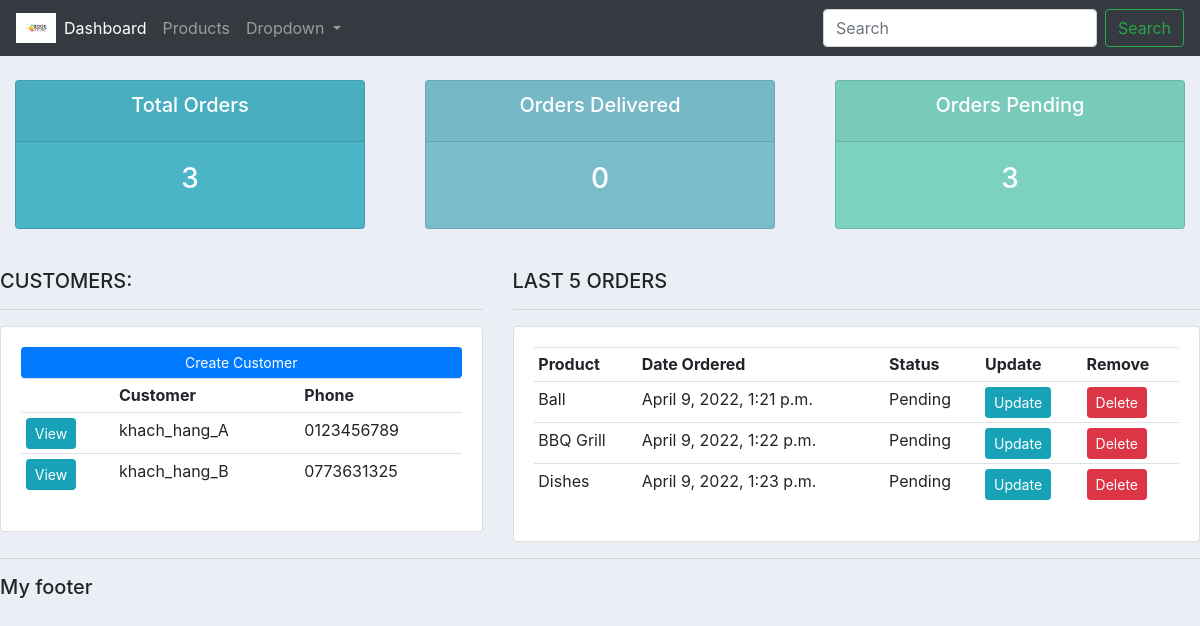
The app's page /, older data.
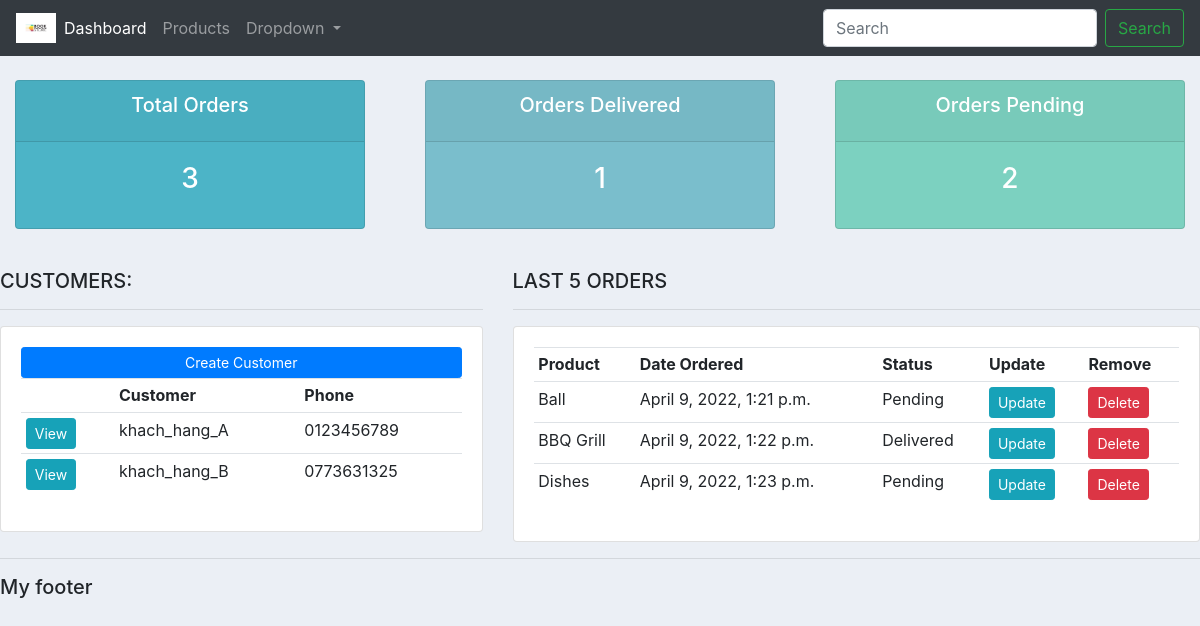
The same page, newer data.
### accounts/models.py (models this page shows, shortened)
class Order(models.Model):
	STATUS = (
			('Pending', 'Pending'),
			('Out for delivery', 'Out for delivery'),
			('Delivered', 'Delivered'),
			)
	customer = models.ForeignKey(Customer, null=True, on_delete= models.SET_NULL) # 'on_delete': nếu xóa customer A trong bảng Customer thì ông A ở table Order nên được treat thế nào? xóa luôn order chứa ông A, hay set trường customer là NULL
	product = models.ForeignKey(Product, null=True, on_delete= models.SET_NULL)
	date_created = models.DateTimeField(auto_now_add=True, null=True)
	status = models.CharField(max_length=200, null=True, choices=STATUS) # 'choices' = drop down menu
	note = models.CharField(max_length=200, null=True)

class Product(models.Model):
	CATEGORY = (
			('Indoor', 'Indoor'),
			('Out Door', 'Out Door'),
			)
	name = models.CharField(max_length=200, null=True)
	price = models.FloatField(null=True)
	category = models.CharField(max_length=200, null=True, choices=CATEGORY)
	description = models.CharField(max_length=200, null=True, blank=True) # 'blank': cho phép bỏ trống trường này
	date_created = models.DateTimeField(auto_now_add=True, null=True)
	tags = models.ManyToManyField(Tag) # product thuộc thể loại nào
	def __str__(self):
		return self.name

### accounts/views.py (the view)
# urls.py: path('', views.home, name="home"), # [base page, view connect to the base page]
def home(request):
    orders = Order.objects.all()
    customers = Customer.objects.all()
    total_customers = customers.count()
    total_orders = orders.count()
    delivered = orders.filter(status='Delivered').count()
    pending = orders.filter(status='Pending').count()
    context = {'orders': orders, 'customers': customers,
               'total_customers': total_customers, 'total_orders': total_orders,
               'delivered': delivered, 'pending': pending}
    return render(request, 'accounts/dashboard.html', context)  # render() làm cho chữ đẹp hơn (bằng việc tuân theo format htm)

### accounts/templates/accounts/dashboard.html
{%  extends 'accounts/main.html' %}
{% block content %}
{%  include 'accounts/status.html' %}
<br>
<div class="row">
	<div class="col-md-5">
		<h5>CUSTOMERS:</h5>
		<hr>
		<div class="card card-body">
			<a class="btn btn-primary  btn-sm btn-block" href="">Create Customer</a>
			<table class="table table-sm">
				<tr>
					<th></th>
					<th>Customer</th>
					<th>Phone</th>
				</tr>
				{% for customer in customers %}
					<tr>
						<td><a class="btn btn-sm btn-info" href="{% url 'customer' customer.id %}">View</a></td>
						<td>{{customer.name}}</td>
						<td>{{customer.phone}}</td>
					<tr>
				{% endfor %}
			</table>
		</div>
	</div>
	<div class="col-md-7">
		<h5>LAST 5 ORDERS</h5>
		<hr>
		<div class="card card-body">
			<table class="table table-sm">
				<tr>
					<th>Product</th>
					<th>Date Ordered</th>
					<th>Status</th>
					<th>Update</th>
					<th>Remove</th>
				</tr>
				{% for order in orders %}
					<tr>
						<td>{{order.product}}</td>
						<td>{{order.date_created}}</td>
						<td>{{order.status}}</td>
						<td><a class="btn btn-sm btn-info" href="{% url 'update_order' order.id %}">Update</a></td>
						<td><a class="btn btn-sm btn-danger" href="{% url 'delete_order' order.id %}">Delete</a></td>
					<tr>
				{% endfor %}
			</table>
		</div>
	</div>
</div>
{% endblock %}

Row changes from the older to the newer data that the page shows:
changed Order "BBQ Grill": status "Pending" → "Delivered"
Text that changed along with them:
{{ delivered }}: "0" → "1"
{{ pending }}: "3" → "2"
